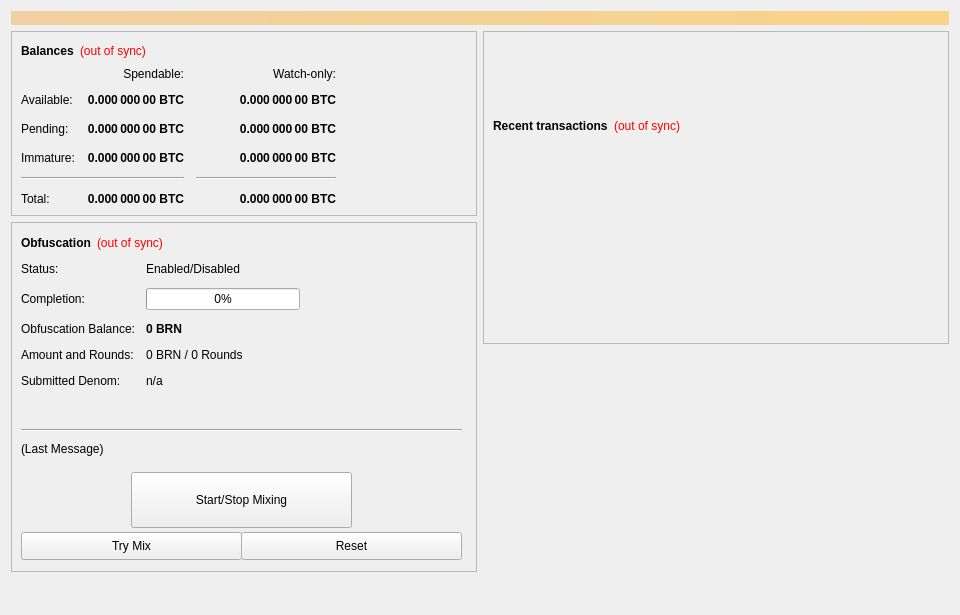
<?xml version="1.0" encoding="UTF-8"?>
<ui version="4.0">
 <class>OverviewPage</class>
 <widget class="QWidget" name="OverviewPage">
  <property name="geometry">
   <rect>
    <x>0</x>
    <y>0</y>
    <width>960</width>
    <height>615</height>
   </rect>
  </property>
  <property name="minimumSize">
   <size>
    <width>960</width>
    <height>0</height>
   </size>
  </property>
  <property name="windowTitle">
   <string>Form</string>
  </property>
  <layout class="QVBoxLayout" name="topLayout">
   <item>
    <widget class="QLabel" name="labelAlerts">
     <property name="visible">
      <bool>false</bool>
     </property>
     <property name="styleSheet">
      <string notr="true">background-color: qlineargradient(x1: 0, y1: 0, x2: 1, y2: 0, stop:0 #F0D0A0, stop:1 #F8D488); color:#000000;</string>
     </property>
     <property name="wordWrap">
      <bool>true</bool>
     </property>
     <property name="margin">
      <number>3</number>
     </property>
    </widget>
   </item>
   <item>
    <layout class="QHBoxLayout" name="horizontalLayout" stretch="1,1">
     <item>
      <layout class="QVBoxLayout" name="verticalLayout_2">
       <item>
        <widget class="QFrame" name="frame">
         <property name="frameShape">
          <enum>QFrame::StyledPanel</enum>
         </property>
         <property name="frameShadow">
          <enum>QFrame::Raised</enum>
         </property>
         <layout class="QVBoxLayout" name="verticalLayout_4">
          <item>
           <layout class="QHBoxLayout" name="horizontalLayout_4">
            <item>
             <widget class="QLabel" name="label_5">
              <property name="font">
               <font>
                <weight>75</weight>
                <bold>true</bold>
               </font>
              </property>
              <property name="text">
               <string>Balances</string>
              </property>
             </widget>
            </item>
            <item>
             <widget class="QLabel" name="labelWalletStatus">
              <property name="cursor">
               <cursorShape>WhatsThisCursor</cursorShape>
              </property>
              <property name="toolTip">
               <string>The displayed information may be out of date. Your wallet automatically synchronizes with the BRN network after a connection is established, but this process has not completed yet.</string>
              </property>
              <property name="styleSheet">
               <string notr="true">QLabel { color: red; }</string>
              </property>
              <property name="text">
               <string notr="true">(out of sync)</string>
              </property>
              <property name="alignment">
               <set>Qt::AlignLeading|Qt::AlignLeft|Qt::AlignVCenter</set>
              </property>
             </widget>
            </item>
            <item>
             <spacer name="horizontalSpacer_3">
              <property name="orientation">
               <enum>Qt::Horizontal</enum>
              </property>
              <property name="sizeHint" stdset="0">
               <size>
                <width>40</width>
                <height>20</height>
               </size>
              </property>
             </spacer>
            </item>
           </layout>
          </item>
          <item>
           <layout class="QGridLayout" name="gridLayout">
            <property name="spacing">
             <number>12</number>
            </property>
            <item row="2" column="2">
             <widget class="QLabel" name="labelWatchPending">
              <property name="font">
               <font>
                <weight>75</weight>
                <bold>true</bold>
               </font>
              </property>
              <property name="cursor">
               <cursorShape>IBeamCursor</cursorShape>
              </property>
              <property name="toolTip">
               <string>Unconfirmed transactions to watch-only addresses</string>
              </property>
              <property name="text">
               <string notr="true">0.000 000 00 BTC</string>
              </property>
              <property name="alignment">
               <set>Qt::AlignRight|Qt::AlignTrailing|Qt::AlignVCenter</set>
              </property>
              <property name="textInteractionFlags">
               <set>Qt::LinksAccessibleByMouse|Qt::TextSelectableByKeyboard|Qt::TextSelectableByMouse</set>
              </property>
             </widget>
            </item>
            <item row="2" column="1">
             <widget class="QLabel" name="labelUnconfirmed">
              <property name="font">
               <font>
                <weight>75</weight>
                <bold>true</bold>
               </font>
              </property>
              <property name="cursor">
               <cursorShape>IBeamCursor</cursorShape>
              </property>
              <property name="toolTip">
               <string>Total of transactions that have yet to be confirmed, and do not yet count toward the spendable balance</string>
              </property>
              <property name="text">
               <string notr="true">0.000 000 00 BTC</string>
              </property>
              <property name="alignment">
               <set>Qt::AlignRight|Qt::AlignTrailing|Qt::AlignVCenter</set>
              </property>
              <property name="textInteractionFlags">
               <set>Qt::LinksAccessibleByMouse|Qt::TextSelectableByKeyboard|Qt::TextSelectableByMouse</set>
              </property>
             </widget>
            </item>
            <item row="3" column="2">
             <widget class="QLabel" name="labelWatchImmature">
              <property name="font">
               <font>
                <weight>75</weight>
                <bold>true</bold>
               </font>
              </property>
              <property name="cursor">
               <cursorShape>IBeamCursor</cursorShape>
              </property>
              <property name="toolTip">
               <string>Staked or masternode rewards in watch-only addresses that has not yet matured</string>
              </property>
              <property name="text">
               <string notr="true">0.000 000 00 BTC</string>
              </property>
              <property name="alignment">
               <set>Qt::AlignRight|Qt::AlignTrailing|Qt::AlignVCenter</set>
              </property>
              <property name="textInteractionFlags">
               <set>Qt::LinksAccessibleByMouse|Qt::TextSelectableByKeyboard|Qt::TextSelectableByMouse</set>
              </property>
             </widget>
            </item>
            <item row="4" column="0" colspan="2">
             <widget class="Line" name="lineSpendableBalance">
              <property name="orientation">
               <enum>Qt::Horizontal</enum>
              </property>
             </widget>
            </item>
            <item row="4" column="2">
             <widget class="Line" name="lineWatchBalance">
              <property name="sizePolicy">
               <sizepolicy hsizetype="Preferred" vsizetype="Fixed">
                <horstretch>0</horstretch>
                <verstretch>0</verstretch>
               </sizepolicy>
              </property>
              <property name="minimumSize">
               <size>
                <width>140</width>
                <height>0</height>
               </size>
              </property>
              <property name="orientation">
               <enum>Qt::Horizontal</enum>
              </property>
             </widget>
            </item>
            <item row="5" column="0">
             <widget class="QLabel" name="labelTotalText">
              <property name="text">
               <string>Total:</string>
              </property>
             </widget>
            </item>
            <item row="3" column="1">
             <widget class="QLabel" name="labelImmature">
              <property name="font">
               <font>
                <weight>75</weight>
                <bold>true</bold>
               </font>
              </property>
              <property name="cursor">
               <cursorShape>IBeamCursor</cursorShape>
              </property>
              <property name="toolTip">
               <string>Staked or masternode rewards that has not yet matured</string>
              </property>
              <property name="text">
               <string notr="true">0.000 000 00 BTC</string>
              </property>
              <property name="alignment">
               <set>Qt::AlignRight|Qt::AlignTrailing|Qt::AlignVCenter</set>
              </property>
              <property name="textInteractionFlags">
               <set>Qt::LinksAccessibleByMouse|Qt::TextSelectableByKeyboard|Qt::TextSelectableByMouse</set>
              </property>
             </widget>
            </item>
            <item row="2" column="3">
             <spacer name="horizontalSpacer_2">
              <property name="orientation">
               <enum>Qt::Horizontal</enum>
              </property>
              <property name="sizeHint" stdset="0">
               <size>
                <width>40</width>
                <height>20</height>
               </size>
              </property>
             </spacer>
            </item>
            <item row="3" column="0">
             <widget class="QLabel" name="labelImmatureText">
              <property name="text">
               <string>Immature:</string>
              </property>
             </widget>
            </item>
            <item row="5" column="1">
             <widget class="QLabel" name="labelTotal">
              <property name="font">
               <font>
                <weight>75</weight>
                <bold>true</bold>
               </font>
              </property>
              <property name="cursor">
               <cursorShape>IBeamCursor</cursorShape>
              </property>
              <property name="toolTip">
               <string>Your current total balance</string>
              </property>
              <property name="text">
               <string notr="true">0.000 000 00 BTC</string>
              </property>
              <property name="alignment">
               <set>Qt::AlignRight|Qt::AlignTrailing|Qt::AlignVCenter</set>
              </property>
              <property name="textInteractionFlags">
               <set>Qt::LinksAccessibleByMouse|Qt::TextSelectableByKeyboard|Qt::TextSelectableByMouse</set>
              </property>
             </widget>
            </item>
            <item row="5" column="2">
             <widget class="QLabel" name="labelWatchTotal">
              <property name="font">
               <font>
                <weight>75</weight>
                <bold>true</bold>
               </font>
              </property>
              <property name="cursor">
               <cursorShape>IBeamCursor</cursorShape>
              </property>
              <property name="toolTip">
               <string>Current total balance in watch-only addresses</string>
              </property>
              <property name="text">
               <string notr="true">0.000 000 00 BTC</string>
              </property>
              <property name="alignment">
               <set>Qt::AlignRight|Qt::AlignTrailing|Qt::AlignVCenter</set>
              </property>
              <property name="textInteractionFlags">
               <set>Qt::LinksAccessibleByMouse|Qt::TextSelectableByKeyboard|Qt::TextSelectableByMouse</set>
              </property>
             </widget>
            </item>
            <item row="0" column="2">
             <widget class="QLabel" name="labelWatchonly">
              <property name="text">
               <string>Watch-only:</string>
              </property>
              <property name="alignment">
               <set>Qt::AlignRight|Qt::AlignTrailing|Qt::AlignVCenter</set>
              </property>
             </widget>
            </item>
            <item row="1" column="0">
             <widget class="QLabel" name="labelBalanceText">
              <property name="text">
               <string>Available:</string>
              </property>
             </widget>
            </item>
            <item row="1" column="1">
             <widget class="QLabel" name="labelBalance">
              <property name="font">
               <font>
                <weight>75</weight>
                <bold>true</bold>
               </font>
              </property>
              <property name="cursor">
               <cursorShape>IBeamCursor</cursorShape>
              </property>
              <property name="toolTip">
               <string>Your current spendable balance</string>
              </property>
              <property name="text">
               <string notr="true">0.000 000 00 BTC</string>
              </property>
              <property name="alignment">
               <set>Qt::AlignRight|Qt::AlignTrailing|Qt::AlignVCenter</set>
              </property>
              <property name="textInteractionFlags">
               <set>Qt::LinksAccessibleByMouse|Qt::TextSelectableByKeyboard|Qt::TextSelectableByMouse</set>
              </property>
             </widget>
            </item>
            <item row="1" column="2">
             <widget class="QLabel" name="labelWatchAvailable">
              <property name="font">
               <font>
                <weight>75</weight>
                <bold>true</bold>
               </font>
              </property>
              <property name="cursor">
               <cursorShape>IBeamCursor</cursorShape>
              </property>
              <property name="toolTip">
               <string>Your current balance in watch-only addresses</string>
              </property>
              <property name="text">
               <string notr="true">0.000 000 00 BTC</string>
              </property>
              <property name="alignment">
               <set>Qt::AlignRight|Qt::AlignTrailing|Qt::AlignVCenter</set>
              </property>
              <property name="textInteractionFlags">
               <set>Qt::LinksAccessibleByMouse|Qt::TextSelectableByKeyboard|Qt::TextSelectableByMouse</set>
              </property>
             </widget>
            </item>
            <item row="2" column="0">
             <widget class="QLabel" name="labelPendingText">
              <property name="text">
               <string>Pending:</string>
              </property>
             </widget>
            </item>
            <item row="0" column="1">
             <widget class="QLabel" name="labelSpendable">
              <property name="text">
               <string>Spendable:</string>
              </property>
              <property name="alignment">
               <set>Qt::AlignRight|Qt::AlignTrailing|Qt::AlignVCenter</set>
              </property>
             </widget>
            </item>
           </layout>
          </item>
         </layout>
        </widget>
       </item>
       <item>
        <widget class="QFrame" name="frameObfuscation">
         <property name="minimumSize">
          <size>
           <width>0</width>
           <height>350</height>
          </size>
         </property>
         <property name="layoutDirection">
          <enum>Qt::LeftToRight</enum>
         </property>
         <property name="frameShape">
          <enum>QFrame::StyledPanel</enum>
         </property>
         <property name="frameShadow">
          <enum>QFrame::Raised</enum>
         </property>
         <widget class="QWidget" name="formLayoutWidget">
          <property name="geometry">
           <rect>
            <x>10</x>
            <y>40</y>
            <width>451</width>
            <height>161</height>
           </rect>
          </property>
          <layout class="QFormLayout" name="formLayout">
           <property name="fieldGrowthPolicy">
            <enum>QFormLayout::AllNonFixedFieldsGrow</enum>
           </property>
           <property name="horizontalSpacing">
            <number>11</number>
           </property>
           <property name="verticalSpacing">
            <number>12</number>
           </property>
           <item row="0" column="0">
            <widget class="QLabel" name="label_6">
             <property name="text">
              <string>Status:</string>
             </property>
            </widget>
           </item>
           <item row="1" column="0">
            <widget class="QLabel" name="label_7">
             <property name="text">
              <string>Completion:</string>
             </property>
            </widget>
           </item>
           <item row="1" column="1">
            <widget class="QProgressBar" name="obfuscationProgress">
             <property name="maximumSize">
              <size>
               <width>154</width>
               <height>16777215</height>
              </size>
             </property>
             <property name="value">
              <number>0</number>
             </property>
            </widget>
           </item>
           <item row="2" column="0">
            <widget class="QLabel" name="labelAnonymizedText">
             <property name="text">
              <string>Obfuscation Balance:</string>
             </property>
            </widget>
           </item>
           <item row="2" column="1">
            <widget class="QLabel" name="labelAnonymized">
             <property name="font">
              <font>
               <weight>75</weight>
               <bold>true</bold>
              </font>
             </property>
             <property name="text">
              <string notr="true">0 BRN</string>
             </property>
            </widget>
           </item>
           <item row="3" column="0">
            <widget class="QLabel" name="label_8">
             <property name="text">
              <string>Amount and Rounds:</string>
             </property>
            </widget>
           </item>
           <item row="3" column="1">
            <widget class="QLabel" name="labelAmountRounds">
             <property name="text">
              <string>0 BRN / 0 Rounds</string>
             </property>
            </widget>
           </item>
           <item row="4" column="0">
            <widget class="QLabel" name="label_9">
             <property name="text">
              <string>Submitted Denom:</string>
             </property>
            </widget>
           </item>
           <item row="4" column="1">
            <widget class="QLabel" name="labelSubmittedDenom">
             <property name="toolTip">
              <string>The denominations you submitted to the Masternode.&lt;br&gt;To mix, other users must submit the exact same denominations.</string>
             </property>
             <property name="text">
              <string>n/a</string>
             </property>
            </widget>
           </item>
           <item row="0" column="1">
            <widget class="QLabel" name="obfuscationEnabled">
             <property name="text">
              <string>Enabled/Disabled</string>
             </property>
            </widget>
           </item>
          </layout>
         </widget>
         <widget class="QPushButton" name="runAutoDenom">
          <property name="geometry">
           <rect>
            <x>251</x>
            <y>17</y>
            <width>1</width>
            <height>1</height>
           </rect>
          </property>
          <property name="palette">
           <palette>
            <active>
             <colorrole role="WindowText">
              <brush brushstyle="SolidPattern">
               <color alpha="255">
                <red>0</red>
                <green>0</green>
                <blue>0</blue>
               </color>
              </brush>
             </colorrole>
             <colorrole role="Button">
              <brush brushstyle="SolidPattern">
               <color alpha="255">
                <red>239</red>
                <green>238</green>
                <blue>238</blue>
               </color>
              </brush>
             </colorrole>
             <colorrole role="Light">
              <brush brushstyle="SolidPattern">
               <color alpha="255">
                <red>255</red>
                <green>255</green>
                <blue>255</blue>
               </color>
              </brush>
             </colorrole>
             <colorrole role="Midlight">
              <brush brushstyle="SolidPattern">
               <color alpha="255">
                <red>247</red>
                <green>246</green>
                <blue>246</blue>
               </color>
              </brush>
             </colorrole>
             <colorrole role="Dark">
              <brush brushstyle="SolidPattern">
               <color alpha="255">
                <red>119</red>
                <green>119</green>
                <blue>119</blue>
               </color>
              </brush>
             </colorrole>
             <colorrole role="Mid">
              <brush brushstyle="SolidPattern">
               <color alpha="255">
                <red>159</red>
                <green>159</green>
                <blue>159</blue>
               </color>
              </brush>
             </colorrole>
             <colorrole role="Text">
              <brush brushstyle="SolidPattern">
               <color alpha="255">
                <red>0</red>
                <green>0</green>
                <blue>0</blue>
               </color>
              </brush>
             </colorrole>
             <colorrole role="BrightText">
              <brush brushstyle="SolidPattern">
               <color alpha="255">
                <red>255</red>
                <green>255</green>
                <blue>255</blue>
               </color>
              </brush>
             </colorrole>
             <colorrole role="ButtonText">
              <brush brushstyle="SolidPattern">
               <color alpha="255">
                <red>0</red>
                <green>0</green>
                <blue>0</blue>
               </color>
              </brush>
             </colorrole>
             <colorrole role="Base">
              <brush brushstyle="SolidPattern">
               <color alpha="255">
                <red>255</red>
                <green>255</green>
                <blue>255</blue>
               </color>
              </brush>
             </colorrole>
             <colorrole role="Window">
              <brush brushstyle="SolidPattern">
               <color alpha="255">
                <red>239</red>
                <green>238</green>
                <blue>238</blue>
               </color>
              </brush>
             </colorrole>
             <colorrole role="Shadow">
              <brush brushstyle="SolidPattern">
               <color alpha="255">
                <red>0</red>
                <green>0</green>
                <blue>0</blue>
               </color>
              </brush>
             </colorrole>
             <colorrole role="AlternateBase">
              <brush brushstyle="SolidPattern">
               <color alpha="255">
                <red>247</red>
                <green>246</green>
                <blue>246</blue>
               </color>
              </brush>
             </colorrole>
             <colorrole role="ToolTipBase">
              <brush brushstyle="SolidPattern">
               <color alpha="255">
                <red>255</red>
                <green>255</green>
                <blue>220</blue>
               </color>
              </brush>
             </colorrole>
             <colorrole role="ToolTipText">
              <brush brushstyle="SolidPattern">
               <color alpha="255">
                <red>0</red>
                <green>0</green>
                <blue>0</blue>
               </color>
              </brush>
             </colorrole>
            </active>
            <inactive>
             <colorrole role="WindowText">
              <brush brushstyle="SolidPattern">
               <color alpha="255">
                <red>0</red>
                <green>0</green>
                <blue>0</blue>
               </color>
              </brush>
             </colorrole>
             <colorrole role="Button">
              <brush brushstyle="SolidPattern">
               <color alpha="255">
                <red>239</red>
                <green>238</green>
                <blue>238</blue>
               </color>
              </brush>
             </colorrole>
             <colorrole role="Light">
              <brush brushstyle="SolidPattern">
               <color alpha="255">
                <red>255</red>
                <green>255</green>
                <blue>255</blue>
               </color>
              </brush>
             </colorrole>
             <colorrole role="Midlight">
              <brush brushstyle="SolidPattern">
               <color alpha="255">
                <red>247</red>
                <green>246</green>
                <blue>246</blue>
               </color>
              </brush>
             </colorrole>
             <colorrole role="Dark">
              <brush brushstyle="SolidPattern">
               <color alpha="255">
                <red>119</red>
                <green>119</green>
                <blue>119</blue>
               </color>
              </brush>
             </colorrole>
             <colorrole role="Mid">
              <brush brushstyle="SolidPattern">
               <color alpha="255">
                <red>159</red>
                <green>159</green>
                <blue>159</blue>
               </color>
              </brush>
             </colorrole>
             <colorrole role="Text">
              <brush brushstyle="SolidPattern">
               <color alpha="255">
                <red>0</red>
                <green>0</green>
                <blue>0</blue>
               </color>
              </brush>
             </colorrole>
             <colorrole role="BrightText">
              <brush brushstyle="SolidPattern">
               <color alpha="255">
                <red>255</red>
                <green>255</green>
                <blue>255</blue>
               </color>
              </brush>
             </colorrole>
             <colorrole role="ButtonText">
              <brush brushstyle="SolidPattern">
               <color alpha="255">
                <red>0</red>
                <green>0</green>
                <blue>0</blue>
               </color>
              </brush>
             </colorrole>
             <colorrole role="Base">
              <brush brushstyle="SolidPattern">
               <color alpha="255">
                <red>255</red>
                <green>255</green>
                <blue>255</blue>
               </color>
              </brush>
             </colorrole>
             <colorrole role="Window">
              <brush brushstyle="SolidPattern">
               <color alpha="255">
                <red>239</red>
                <green>238</green>
                <blue>238</blue>
               </color>
              </brush>
             </colorrole>
             <colorrole role="Shadow">
              <brush brushstyle="SolidPattern">
               <color alpha="255">
                <red>0</red>
                <green>0</green>
                <blue>0</blue>
               </color>
              </brush>
             </colorrole>
             <colorrole role="AlternateBase">
              <brush brushstyle="SolidPattern">
               <color alpha="255">
                <red>247</red>
                <green>246</green>
                <blue>246</blue>
               </color>
              </brush>
             </colorrole>
             <colorrole role="ToolTipBase">
              <brush brushstyle="SolidPattern">
               <color alpha="255">
                <red>255</red>
                <green>255</green>
                <blue>220</blue>
               </color>
              </brush>
             </colorrole>
             <colorrole role="ToolTipText">
              <brush brushstyle="SolidPattern">
               <color alpha="255">
                <red>0</red>
                <green>0</green>
                <blue>0</blue>
               </color>
              </brush>
             </colorrole>
            </inactive>
            <disabled>
             <colorrole role="WindowText">
              <brush brushstyle="SolidPattern">
               <color alpha="255">
                <red>119</red>
                <green>119</green>
                <blue>119</blue>
               </color>
              </brush>
             </colorrole>
             <colorrole role="Button">
              <brush brushstyle="SolidPattern">
               <color alpha="255">
                <red>239</red>
                <green>238</green>
                <blue>238</blue>
               </color>
              </brush>
             </colorrole>
             <colorrole role="Light">
              <brush brushstyle="SolidPattern">
               <color alpha="255">
                <red>255</red>
                <green>255</green>
                <blue>255</blue>
               </color>
              </brush>
             </colorrole>
             <colorrole role="Midlight">
              <brush brushstyle="SolidPattern">
               <color alpha="255">
                <red>247</red>
                <green>246</green>
                <blue>246</blue>
               </color>
              </brush>
             </colorrole>
             <colorrole role="Dark">
              <brush brushstyle="SolidPattern">
               <color alpha="255">
                <red>119</red>
                <green>119</green>
                <blue>119</blue>
               </color>
              </brush>
             </colorrole>
             <colorrole role="Mid">
              <brush brushstyle="SolidPattern">
               <color alpha="255">
                <red>159</red>
                <green>159</green>
                <blue>159</blue>
               </color>
              </brush>
             </colorrole>
             <colorrole role="Text">
              <brush brushstyle="SolidPattern">
               <color alpha="255">
                <red>119</red>
                <green>119</green>
                <blue>119</blue>
               </color>
              </brush>
             </colorrole>
             <colorrole role="BrightText">
              <brush brushstyle="SolidPattern">
               <color alpha="255">
                <red>255</red>
                <green>255</green>
                <blue>255</blue>
               </color>
              </brush>
             </colorrole>
             <colorrole role="ButtonText">
              <brush brushstyle="SolidPattern">
               <color alpha="255">
                <red>119</red>
                <green>119</green>
                <blue>119</blue>
               </color>
              </brush>
             </colorrole>
             <colorrole role="Base">
              <brush brushstyle="SolidPattern">
               <color alpha="255">
                <red>239</red>
                <green>238</green>
                <blue>238</blue>
               </color>
              </brush>
             </colorrole>
             <colorrole role="Window">
              <brush brushstyle="SolidPattern">
               <color alpha="255">
                <red>239</red>
                <green>238</green>
                <blue>238</blue>
               </color>
              </brush>
             </colorrole>
             <colorrole role="Shadow">
              <brush brushstyle="SolidPattern">
               <color alpha="255">
                <red>0</red>
                <green>0</green>
                <blue>0</blue>
               </color>
              </brush>
             </colorrole>
             <colorrole role="AlternateBase">
              <brush brushstyle="SolidPattern">
               <color alpha="255">
                <red>239</red>
                <green>238</green>
                <blue>238</blue>
               </color>
              </brush>
             </colorrole>
             <colorrole role="ToolTipBase">
              <brush brushstyle="SolidPattern">
               <color alpha="255">
                <red>255</red>
                <green>255</green>
                <blue>220</blue>
               </color>
              </brush>
             </colorrole>
             <colorrole role="ToolTipText">
              <brush brushstyle="SolidPattern">
               <color alpha="255">
                <red>0</red>
                <green>0</green>
                <blue>0</blue>
               </color>
              </brush>
             </colorrole>
            </disabled>
           </palette>
          </property>
          <property name="focusPolicy">
           <enum>Qt::NoFocus</enum>
          </property>
          <property name="autoFillBackground">
           <bool>true</bool>
          </property>
          <property name="text">
           <string/>
          </property>
          <property name="flat">
           <bool>true</bool>
          </property>
         </widget>
         <widget class="QPushButton" name="toggleObfuscation">
          <property name="geometry">
           <rect>
            <x>120</x>
            <y>250</y>
            <width>221</width>
            <height>56</height>
           </rect>
          </property>
          <property name="sizePolicy">
           <sizepolicy hsizetype="MinimumExpanding" vsizetype="Fixed">
            <horstretch>0</horstretch>
            <verstretch>0</verstretch>
           </sizepolicy>
          </property>
          <property name="text">
           <string>Start/Stop Mixing</string>
          </property>
         </widget>
         <widget class="Line" name="lineLastMessage">
          <property name="geometry">
           <rect>
            <x>10</x>
            <y>200</y>
            <width>441</width>
            <height>16</height>
           </rect>
          </property>
          <property name="orientation">
           <enum>Qt::Horizontal</enum>
          </property>
         </widget>
         <widget class="QLabel" name="obfuscationStatus">
          <property name="geometry">
           <rect>
            <x>10</x>
            <y>220</y>
            <width>451</width>
            <height>61</height>
           </rect>
          </property>
          <property name="minimumSize">
           <size>
            <width>288</width>
            <height>43</height>
           </size>
          </property>
          <property name="text">
           <string>(Last Message)</string>
          </property>
          <property name="alignment">
           <set>Qt::AlignLeading|Qt::AlignLeft|Qt::AlignTop</set>
          </property>
          <property name="wordWrap">
           <bool>true</bool>
          </property>
         </widget>
         <widget class="QPushButton" name="obfuscationAuto">
          <property name="geometry">
           <rect>
            <x>10</x>
            <y>310</y>
            <width>221</width>
            <height>28</height>
           </rect>
          </property>
          <property name="sizePolicy">
           <sizepolicy hsizetype="MinimumExpanding" vsizetype="Fixed">
            <horstretch>0</horstretch>
            <verstretch>0</verstretch>
           </sizepolicy>
          </property>
          <property name="toolTip">
           <string>Try to manually submit a Obfuscation request.</string>
          </property>
          <property name="text">
           <string>Try Mix</string>
          </property>
         </widget>
         <widget class="QPushButton" name="obfuscationReset">
          <property name="geometry">
           <rect>
            <x>230</x>
            <y>310</y>
            <width>221</width>
            <height>28</height>
           </rect>
          </property>
          <property name="sizePolicy">
           <sizepolicy hsizetype="MinimumExpanding" vsizetype="Fixed">
            <horstretch>0</horstretch>
            <verstretch>0</verstretch>
           </sizepolicy>
          </property>
          <property name="toolTip">
           <string>Reset the current status of Obfuscation (can interrupt Obfuscation if it's in the process of Mixing, which can cost you money!)</string>
          </property>
          <property name="autoFillBackground">
           <bool>false</bool>
          </property>
          <property name="text">
           <string>Reset</string>
          </property>
         </widget>
         <widget class="QWidget" name="layoutWidget">
          <property name="geometry">
           <rect>
            <x>10</x>
            <y>10</y>
            <width>431</width>
            <height>22</height>
           </rect>
          </property>
          <layout class="QHBoxLayout" name="horizontalLayout_5">
           <item>
            <widget class="QLabel" name="label_2">
             <property name="font">
              <font>
               <weight>75</weight>
               <bold>true</bold>
              </font>
             </property>
             <property name="text">
              <string>Obfuscation</string>
             </property>
            </widget>
           </item>
           <item>
            <widget class="QLabel" name="labelObfuscationSyncStatus">
             <property name="toolTip">
              <string>The displayed information may be out of date. Your wallet automatically synchronizes with the BRN network after a connection is established, but this process has not completed yet.</string>
             </property>
             <property name="styleSheet">
              <string notr="true">QLabel { color: red; }</string>
             </property>
             <property name="text">
              <string notr="true">(out of sync)</string>
             </property>
             <property name="alignment">
              <set>Qt::AlignLeading|Qt::AlignLeft|Qt::AlignVCenter</set>
             </property>
            </widget>
           </item>
           <item>
            <spacer name="horizontalSpacer_4">
             <property name="orientation">
              <enum>Qt::Horizontal</enum>
             </property>
             <property name="sizeHint" stdset="0">
              <size>
               <width>40</width>
               <height>20</height>
              </size>
             </property>
            </spacer>
           </item>
          </layout>
         </widget>
        </widget>
       </item>
       <item>
        <spacer name="verticalSpacer">
         <property name="orientation">
          <enum>Qt::Vertical</enum>
         </property>
         <property name="sizeHint" stdset="0">
          <size>
           <width>20</width>
           <height>40</height>
          </size>
         </property>
        </spacer>
       </item>
      </layout>
     </item>
     <item>
      <layout class="QVBoxLayout" name="verticalLayout_3">
       <item>
        <widget class="QFrame" name="frame_2">
         <property name="frameShape">
          <enum>QFrame::StyledPanel</enum>
         </property>
         <property name="frameShadow">
          <enum>QFrame::Raised</enum>
         </property>
         <layout class="QVBoxLayout" name="verticalLayout">
          <item>
           <spacer name="verticalSpacer_3">
            <property name="orientation">
             <enum>Qt::Vertical</enum>
            </property>
            <property name="sizeType">
             <enum>QSizePolicy::Fixed</enum>
            </property>
            <property name="sizeHint" stdset="0">
             <size>
              <width>20</width>
              <height>75</height>
             </size>
            </property>
           </spacer>
          </item>
          <item>
           <layout class="QHBoxLayout" name="horizontalLayout_2">
            <item>
             <widget class="QLabel" name="label_4">
              <property name="font">
               <font>
                <weight>75</weight>
                <bold>true</bold>
               </font>
              </property>
              <property name="text">
               <string>Recent transactions</string>
              </property>
             </widget>
            </item>
            <item>
             <widget class="QLabel" name="labelTransactionsStatus">
              <property name="cursor">
               <cursorShape>WhatsThisCursor</cursorShape>
              </property>
              <property name="toolTip">
               <string>The displayed information may be out of date. Your wallet automatically synchronizes with the BRN network after a connection is established, but this process has not completed yet.</string>
              </property>
              <property name="styleSheet">
               <string notr="true">QLabel { color: red; }</string>
              </property>
              <property name="text">
               <string notr="true">(out of sync)</string>
              </property>
              <property name="alignment">
               <set>Qt::AlignRight|Qt::AlignTrailing|Qt::AlignVCenter</set>
              </property>
             </widget>
            </item>
            <item>
             <spacer name="horizontalSpacer">
              <property name="orientation">
               <enum>Qt::Horizontal</enum>
              </property>
              <property name="sizeHint" stdset="0">
               <size>
                <width>40</width>
                <height>20</height>
               </size>
              </property>
             </spacer>
            </item>
           </layout>
          </item>
          <item>
           <widget class="QListView" name="listTransactions">
            <property name="styleSheet">
             <string notr="true">QListView { background: transparent; }</string>
            </property>
            <property name="frameShape">
             <enum>QFrame::NoFrame</enum>
            </property>
            <property name="verticalScrollBarPolicy">
             <enum>Qt::ScrollBarAlwaysOff</enum>
            </property>
            <property name="horizontalScrollBarPolicy">
             <enum>Qt::ScrollBarAlwaysOff</enum>
            </property>
            <property name="selectionMode">
             <enum>QAbstractItemView::NoSelection</enum>
            </property>
           </widget>
          </item>
         </layout>
        </widget>
       </item>
       <item>
        <spacer name="verticalSpacer_2">
         <property name="orientation">
          <enum>Qt::Vertical</enum>
         </property>
         <property name="sizeType">
          <enum>QSizePolicy::Expanding</enum>
         </property>
         <property name="sizeHint" stdset="0">
          <size>
           <width>20</width>
           <height>40</height>
          </size>
         </property>
        </spacer>
       </item>
      </layout>
     </item>
    </layout>
   </item>
  </layout>
 </widget>
 <resources/>
 <connections/>
</ui>
